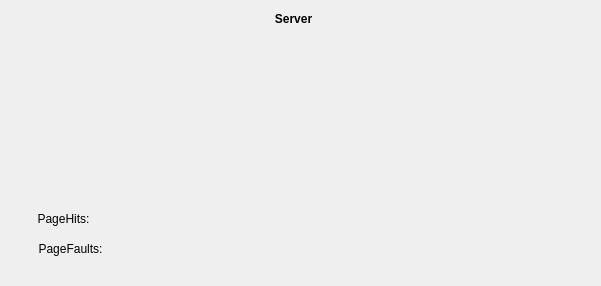
<?xml version="1.0" encoding="UTF-8"?>
<ui version="4.0">
 <class>MainWindow</class>
 <widget class="QMainWindow" name="MainWindow">
  <property name="geometry">
   <rect>
    <x>0</x>
    <y>0</y>
    <width>601</width>
    <height>286</height>
   </rect>
  </property>
  <property name="palette">
   <palette>
    <active>
     <colorrole role="WindowText">
      <brush brushstyle="SolidPattern">
       <color alpha="255">
        <red>0</red>
        <green>0</green>
        <blue>0</blue>
       </color>
      </brush>
     </colorrole>
     <colorrole role="Button">
      <brush brushstyle="SolidPattern">
       <color alpha="255">
        <red>238</red>
        <green>238</green>
        <blue>236</blue>
       </color>
      </brush>
     </colorrole>
     <colorrole role="Light">
      <brush brushstyle="SolidPattern">
       <color alpha="255">
        <red>255</red>
        <green>227</green>
        <blue>186</blue>
       </color>
      </brush>
     </colorrole>
     <colorrole role="Midlight">
      <brush brushstyle="SolidPattern">
       <color alpha="255">
        <red>253</red>
        <green>201</green>
        <blue>124</blue>
       </color>
      </brush>
     </colorrole>
     <colorrole role="Dark">
      <brush brushstyle="SolidPattern">
       <color alpha="255">
        <red>126</red>
        <green>87</green>
        <blue>31</blue>
       </color>
      </brush>
     </colorrole>
     <colorrole role="Mid">
      <brush brushstyle="SolidPattern">
       <color alpha="255">
        <red>168</red>
        <green>117</green>
        <blue>41</blue>
       </color>
      </brush>
     </colorrole>
     <colorrole role="Text">
      <brush brushstyle="SolidPattern">
       <color alpha="255">
        <red>0</red>
        <green>0</green>
        <blue>0</blue>
       </color>
      </brush>
     </colorrole>
     <colorrole role="BrightText">
      <brush brushstyle="SolidPattern">
       <color alpha="255">
        <red>255</red>
        <green>255</green>
        <blue>255</blue>
       </color>
      </brush>
     </colorrole>
     <colorrole role="ButtonText">
      <brush brushstyle="SolidPattern">
       <color alpha="255">
        <red>0</red>
        <green>0</green>
        <blue>0</blue>
       </color>
      </brush>
     </colorrole>
     <colorrole role="Base">
      <brush brushstyle="SolidPattern">
       <color alpha="255">
        <red>255</red>
        <green>255</green>
        <blue>255</blue>
       </color>
      </brush>
     </colorrole>
     <colorrole role="Window">
      <brush brushstyle="SolidPattern">
       <color alpha="255">
        <red>252</red>
        <green>175</green>
        <blue>62</blue>
       </color>
      </brush>
     </colorrole>
     <colorrole role="Shadow">
      <brush brushstyle="SolidPattern">
       <color alpha="255">
        <red>0</red>
        <green>0</green>
        <blue>0</blue>
       </color>
      </brush>
     </colorrole>
     <colorrole role="AlternateBase">
      <brush brushstyle="SolidPattern">
       <color alpha="255">
        <red>253</red>
        <green>215</green>
        <blue>158</blue>
       </color>
      </brush>
     </colorrole>
     <colorrole role="ToolTipBase">
      <brush brushstyle="SolidPattern">
       <color alpha="255">
        <red>255</red>
        <green>255</green>
        <blue>220</blue>
       </color>
      </brush>
     </colorrole>
     <colorrole role="ToolTipText">
      <brush brushstyle="SolidPattern">
       <color alpha="255">
        <red>0</red>
        <green>0</green>
        <blue>0</blue>
       </color>
      </brush>
     </colorrole>
    </active>
    <inactive>
     <colorrole role="WindowText">
      <brush brushstyle="SolidPattern">
       <color alpha="255">
        <red>0</red>
        <green>0</green>
        <blue>0</blue>
       </color>
      </brush>
     </colorrole>
     <colorrole role="Button">
      <brush brushstyle="SolidPattern">
       <color alpha="255">
        <red>239</red>
        <green>239</green>
        <blue>239</blue>
       </color>
      </brush>
     </colorrole>
     <colorrole role="Light">
      <brush brushstyle="SolidPattern">
       <color alpha="255">
        <red>255</red>
        <green>255</green>
        <blue>255</blue>
       </color>
      </brush>
     </colorrole>
     <colorrole role="Midlight">
      <brush brushstyle="SolidPattern">
       <color alpha="255">
        <red>202</red>
        <green>202</green>
        <blue>202</blue>
       </color>
      </brush>
     </colorrole>
     <colorrole role="Dark">
      <brush brushstyle="SolidPattern">
       <color alpha="255">
        <red>159</red>
        <green>159</green>
        <blue>159</blue>
       </color>
      </brush>
     </colorrole>
     <colorrole role="Mid">
      <brush brushstyle="SolidPattern">
       <color alpha="255">
        <red>184</red>
        <green>184</green>
        <blue>184</blue>
       </color>
      </brush>
     </colorrole>
     <colorrole role="Text">
      <brush brushstyle="SolidPattern">
       <color alpha="255">
        <red>0</red>
        <green>0</green>
        <blue>0</blue>
       </color>
      </brush>
     </colorrole>
     <colorrole role="BrightText">
      <brush brushstyle="SolidPattern">
       <color alpha="255">
        <red>255</red>
        <green>255</green>
        <blue>255</blue>
       </color>
      </brush>
     </colorrole>
     <colorrole role="ButtonText">
      <brush brushstyle="SolidPattern">
       <color alpha="255">
        <red>0</red>
        <green>0</green>
        <blue>0</blue>
       </color>
      </brush>
     </colorrole>
     <colorrole role="Base">
      <brush brushstyle="SolidPattern">
       <color alpha="255">
        <red>255</red>
        <green>255</green>
        <blue>255</blue>
       </color>
      </brush>
     </colorrole>
     <colorrole role="Window">
      <brush brushstyle="SolidPattern">
       <color alpha="255">
        <red>239</red>
        <green>239</green>
        <blue>239</blue>
       </color>
      </brush>
     </colorrole>
     <colorrole role="Shadow">
      <brush brushstyle="SolidPattern">
       <color alpha="255">
        <red>118</red>
        <green>118</green>
        <blue>118</blue>
       </color>
      </brush>
     </colorrole>
     <colorrole role="AlternateBase">
      <brush brushstyle="SolidPattern">
       <color alpha="255">
        <red>247</red>
        <green>247</green>
        <blue>247</blue>
       </color>
      </brush>
     </colorrole>
     <colorrole role="ToolTipBase">
      <brush brushstyle="SolidPattern">
       <color alpha="255">
        <red>255</red>
        <green>255</green>
        <blue>220</blue>
       </color>
      </brush>
     </colorrole>
     <colorrole role="ToolTipText">
      <brush brushstyle="SolidPattern">
       <color alpha="255">
        <red>0</red>
        <green>0</green>
        <blue>0</blue>
       </color>
      </brush>
     </colorrole>
    </inactive>
    <disabled>
     <colorrole role="WindowText">
      <brush brushstyle="SolidPattern">
       <color alpha="255">
        <red>126</red>
        <green>87</green>
        <blue>31</blue>
       </color>
      </brush>
     </colorrole>
     <colorrole role="Button">
      <brush brushstyle="SolidPattern">
       <color alpha="255">
        <red>238</red>
        <green>238</green>
        <blue>236</blue>
       </color>
      </brush>
     </colorrole>
     <colorrole role="Light">
      <brush brushstyle="SolidPattern">
       <color alpha="255">
        <red>255</red>
        <green>227</green>
        <blue>186</blue>
       </color>
      </brush>
     </colorrole>
     <colorrole role="Midlight">
      <brush brushstyle="SolidPattern">
       <color alpha="255">
        <red>253</red>
        <green>201</green>
        <blue>124</blue>
       </color>
      </brush>
     </colorrole>
     <colorrole role="Dark">
      <brush brushstyle="SolidPattern">
       <color alpha="255">
        <red>126</red>
        <green>87</green>
        <blue>31</blue>
       </color>
      </brush>
     </colorrole>
     <colorrole role="Mid">
      <brush brushstyle="SolidPattern">
       <color alpha="255">
        <red>168</red>
        <green>117</green>
        <blue>41</blue>
       </color>
      </brush>
     </colorrole>
     <colorrole role="Text">
      <brush brushstyle="SolidPattern">
       <color alpha="255">
        <red>126</red>
        <green>87</green>
        <blue>31</blue>
       </color>
      </brush>
     </colorrole>
     <colorrole role="BrightText">
      <brush brushstyle="SolidPattern">
       <color alpha="255">
        <red>255</red>
        <green>255</green>
        <blue>255</blue>
       </color>
      </brush>
     </colorrole>
     <colorrole role="ButtonText">
      <brush brushstyle="SolidPattern">
       <color alpha="255">
        <red>126</red>
        <green>87</green>
        <blue>31</blue>
       </color>
      </brush>
     </colorrole>
     <colorrole role="Base">
      <brush brushstyle="SolidPattern">
       <color alpha="255">
        <red>252</red>
        <green>175</green>
        <blue>62</blue>
       </color>
      </brush>
     </colorrole>
     <colorrole role="Window">
      <brush brushstyle="SolidPattern">
       <color alpha="255">
        <red>252</red>
        <green>175</green>
        <blue>62</blue>
       </color>
      </brush>
     </colorrole>
     <colorrole role="Shadow">
      <brush brushstyle="SolidPattern">
       <color alpha="255">
        <red>177</red>
        <green>177</green>
        <blue>177</blue>
       </color>
      </brush>
     </colorrole>
     <colorrole role="AlternateBase">
      <brush brushstyle="SolidPattern">
       <color alpha="255">
        <red>247</red>
        <green>247</green>
        <blue>247</blue>
       </color>
      </brush>
     </colorrole>
     <colorrole role="ToolTipBase">
      <brush brushstyle="SolidPattern">
       <color alpha="255">
        <red>255</red>
        <green>255</green>
        <blue>220</blue>
       </color>
      </brush>
     </colorrole>
     <colorrole role="ToolTipText">
      <brush brushstyle="SolidPattern">
       <color alpha="255">
        <red>0</red>
        <green>0</green>
        <blue>0</blue>
       </color>
      </brush>
     </colorrole>
    </disabled>
   </palette>
  </property>
  <property name="windowTitle">
   <string>MainWindow</string>
  </property>
  <widget class="QWidget" name="centralwidget">
   <widget class="QLabel" name="lblserver">
    <property name="geometry">
     <rect>
      <x>260</x>
      <y>10</y>
      <width>67</width>
      <height>17</height>
     </rect>
    </property>
    <property name="font">
     <font>
      <italic>false</italic>
      <bold>true</bold>
      <underline>false</underline>
     </font>
    </property>
    <property name="text">
     <string>Server</string>
    </property>
    <property name="alignment">
     <set>Qt::AlignCenter</set>
    </property>
   </widget>
   <widget class="QLabel" name="lblpf">
    <property name="geometry">
     <rect>
      <x>30</x>
      <y>240</y>
      <width>81</width>
      <height>17</height>
     </rect>
    </property>
    <property name="text">
     <string>PageFaults:</string>
    </property>
    <property name="alignment">
     <set>Qt::AlignCenter</set>
    </property>
   </widget>
   <widget class="QLabel" name="lblph">
    <property name="geometry">
     <rect>
      <x>30</x>
      <y>210</y>
      <width>67</width>
      <height>17</height>
     </rect>
    </property>
    <property name="text">
     <string>PageHits:</string>
    </property>
    <property name="alignment">
     <set>Qt::AlignCenter</set>
    </property>
   </widget>
   <widget class="QLabel" name="lblhits">
    <property name="geometry">
     <rect>
      <x>100</x>
      <y>210</y>
      <width>67</width>
      <height>17</height>
     </rect>
    </property>
    <property name="text">
     <string/>
    </property>
   </widget>
   <widget class="QLabel" name="lblfaults">
    <property name="geometry">
     <rect>
      <x>110</x>
      <y>240</y>
      <width>67</width>
      <height>17</height>
     </rect>
    </property>
    <property name="text">
     <string/>
    </property>
   </widget>
  </widget>
 </widget>
 <resources/>
 <connections/>
</ui>
